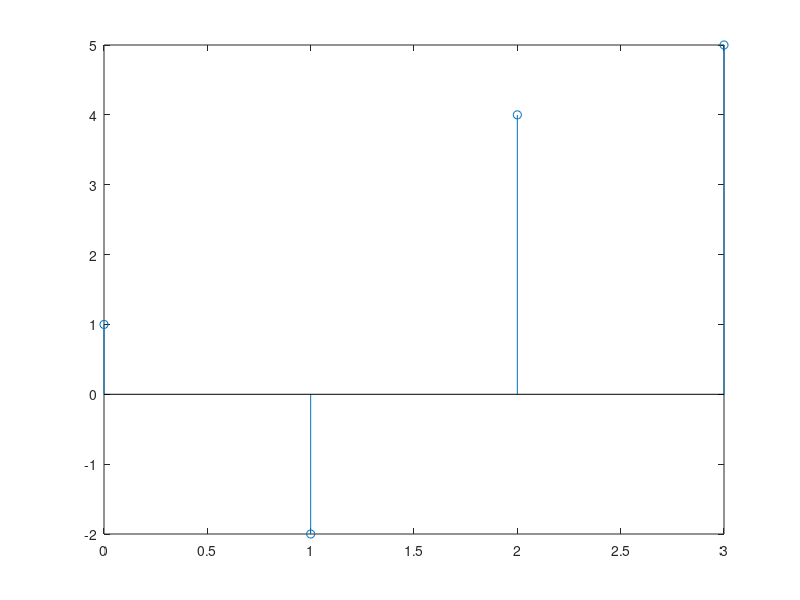

The MATLAB source for this figure:
% 
close all			% chiude le finestre

x = [1 -2 4 5];
n = [0 1 2 3];

figure(1);			% finestra vuota

stem(n, x)			% sequenza discreta


